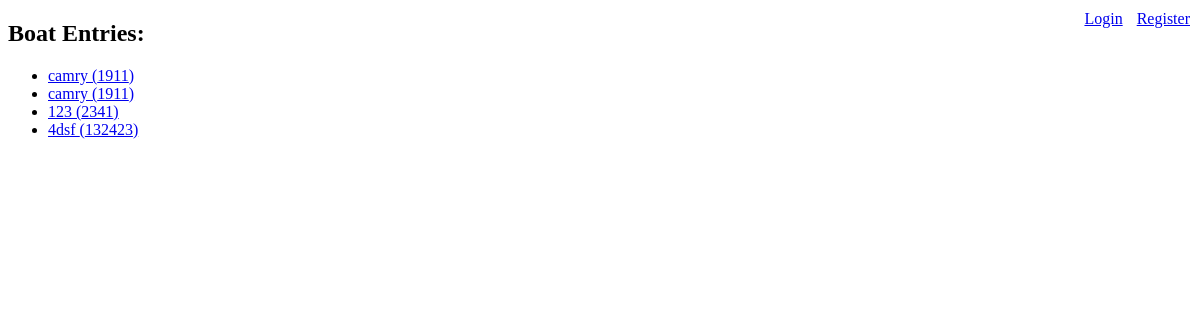
/for_sale/boats, run on an earlier commit of the app's database.
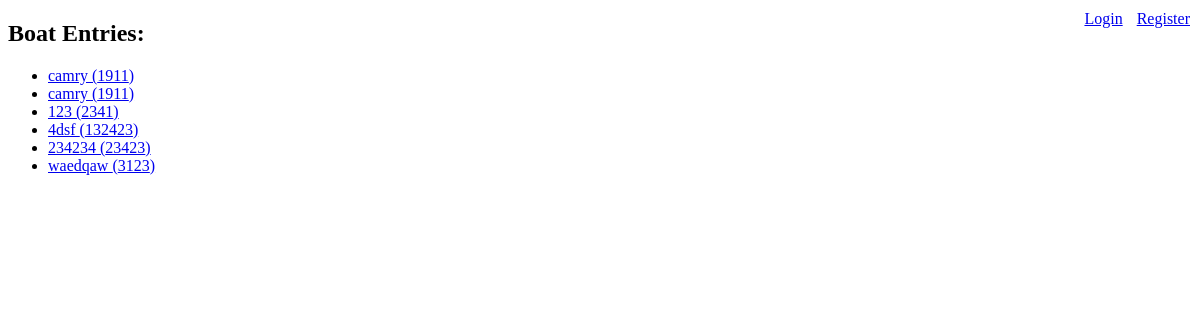
And on a later commit of the database.
### models.py (models this page shows, shortened)
class Boat(db.Model):
    id = db.Column(db.Integer, primary_key=True)
    year_built = db.Column(db.Integer)
    make_model = db.Column(db.String(100))
    color = db.Column(db.String(50))
    type = db.Column(db.String(50))
    condition = db.Column(db.String(50))
    price = db.Column(db.Float)
    description = db.Column(db.String(200))
    city = db.Column(db.String(50))
    phone_number = db.Column(db.String(20))
    user_id = db.Column(db.Integer, db.ForeignKey('user.id'), nullable=False)
    user = db.relationship('User', backref=db.backref('boats', lazy=True))

### app.py (the view)
@app.route('/for_sale/boats')
def boats():
    entries = Boat.query.all()
    if 'username' not in session:
        return render_template('boats.html', entries=entries)
    return render_template('boats.html', username=session["username"], entries=entries)

### templates/boats.html (shortened to what this page needs)
<!DOCTYPE html>
<html>
  <head>
  </head>
  <body>
    <h2>Boat Entries:</h2>
    <div class="nav">
        {% if username %}
          <a href="{{ url_for('home') }}">Home</a>
          <a href="{{ url_for('create_entry') }}">Create Entry</a>
          <a href="{{ url_for('logout') }}">Logout</a>
        {% else %}
          <a href="{{ url_for('login') }}">Login</a>
          <a href="{{ url_for('register') }}">Register</a>
        {% endif %}
      </div>
    <ul>
      {% for entry in entries %}
        <li><a href="{{ url_for('more_info', entry_id=entry.id, type=entry.__class__.__name__)  }}">{{ entry.make_model }} ({{ entry.year_built }})</a></li>
      {% endfor %}
    </ul>
  </body>
</html>

### templates/boats.html (style rules this page uses)
.nav { position: absolute; top: 10px; right: 10px; }
.nav a { margin-left: 10px; }

What changed in the data, as far as the page shows it:
added Boat: make_model "234234", year_built "23423"
added Boat: make_model "waedqaw", year_built "3123"
